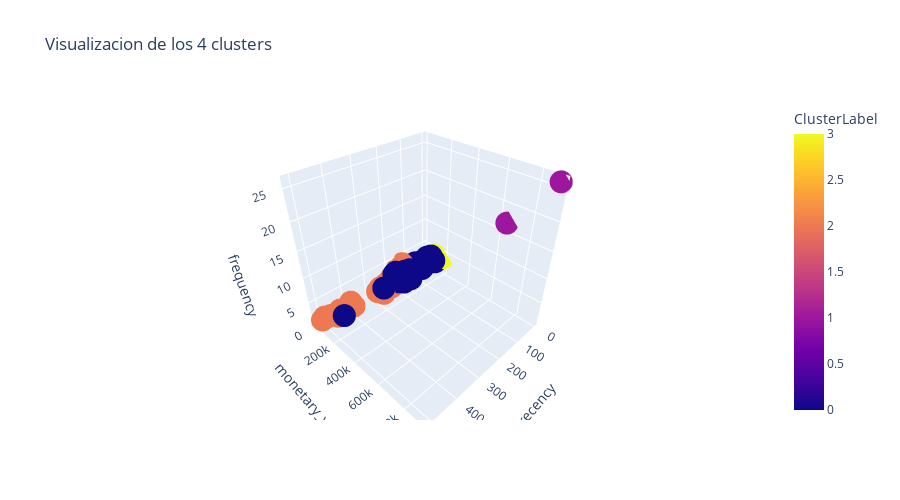

Here is the notebook cell this chart was saved with:
### Markdown cell above
Cluster 0: clientes con baja frecuencia de compras que hace tiempo que no compran (clientes probablemente al borde de provocar churn)
Cluster 1: clientes con alta frecuencia de compras que compraron hace poco (clientes muy buenos)
Cluster 2: clientes con baja frecuencia de compras que hace mucho tiempo que no compran (clientes probablemente perdidos)
Cluster 3: clientes con baja frecuencia de compras que compraron hace poco (clientes nuevos)

### Code cell
fig = px.scatter_3d(
    data_frame=data,
    x = "recency",
    y= "monetary_value",
    z="frequency",
    title = "Visualizacion de los 4 clusters",
    color = "ClusterLabel",
    height=500
)
fig.show()

### Figure 1 — Plotly figure (JSON) as saved in the notebook; plotly's stock layout.template omitted (floating-point values rounded to 4 significant figures)
{"data": [{"hovertemplate": "recency=%{x}<br>monetary_value=%{y}<br>frequency=%{z}<br>ClusterLabel=%{marker.color}<extra></extra>", "legendgroup": "", "marker": {"color": [0, 0, 2, 0, 2, 0, 0, 0, 2, 0, 2, 0, 2, 0, 2, 2, 2, 2, 2, 0, 2, 2, 0, 0, 0, 0, 2, 0, 3, 2, 2, 0, 0, 1, 0, 0, 2, 0, 0, 2, 0, 2, 0, 0, 3, 0, 0, 0, 2, 2, 2, 0, 0, 2, 0, 1, 0, 0, 0, 2, 0, 2, 2, 0, 3, 0, 0, 0, 2, 2, 3, 0, 0, 2, 0, 3, 0, 0, 2, 0, 0, 0, 0, 2, 0, 0, 0, 2, 0, 0, 2, 2], "coloraxis": "coloraxis", "symbol": "circle"}, "mode": "markers", "name": "", "scene": "scene", "showlegend": false, "type": "scatter3d", "x": [196, 65, 265, 84, 188, 23, 184, 119, 233, 55, 180, 208, 259, 208, 113, 439, 389, 222, 230, 192, 258, 461, 132, 98, 212, 197, 466, 47, 2, 401, 496, 91, 189, 1, 90, 27, 179, 26, 39, 222, 271, 238, 22, 193, 1, 198, 76, 146, 231, 509, 210, 83, 48, 229, 145, 3, 195, 196, 182, 284, 209, 264, 414, 121, 2, 31, 63, 201, 285, 142, 15, 456, 90, 477, 184, 3, 180, 146, 393, 147, 59, 40, 40, 228, 112, 140, 54, 275, 208, 194, 489, 212], "y": [157800.0, 70490.0, 94120.0, 154000.0, 24180.0, 64590.0, 201000.0, 59470.0, 64830.0, 93170.0, 26480.0, 116600.0, 34990.0, 85170.0, 9129.0, 49640.0, 36160.0, 75240.0, 67510.0, 77800.0, 57760.0, 87490.0, 81580.0, 149900.0, 120600.0, 94020.0, 69050.0, 145000.0, 122100.0, 70860.0, 36020.0, 173000.0, 78410.0, 912300.0, 98920.0, 101900.0, 57290.0, 83210.0, 115500.0, 100600.0, 111600.0, 54720.0, 142600.0, 97200.0, 180100.0, 164100.0, 78570.0, 74940.0, 103100.0, 48050.0, 33140.0, 52260.0, 80440.0, 85560.0, 109000.0, 654900.0, 74480.0, 83680.0, 197700.0, 79220.0, 131700.0, 57200.0, 67610.0, 104400.0, 74970.0, 74200.0, 135000.0, 138000.0, 74630.0, 33440.0, 149800.0, 142900.0, 134300.0, 50220.0, 82750.0, 151600.0, 88800.0, 114000.0, 79470.0, 120800.0, 83230.0, 160000.0, 120600.0, 100300.0, 111300.0, 104600.0, 118000.0, 117700.0, 88040.0, 75750.0, 46080.0, 78240.0], "z": [3, 3, 2, 4, 3, 3, 5, 3, 2, 3, 3, 4, 1, 4, 2, 2, 2, 2, 2, 3, 2, 2, 3, 4, 3, 3, 2, 5, 4, 2, 2, 5, 3, 26, 3, 3, 3, 3, 4, 2, 3, 2, 3, 3, 4, 4, 3, 3, 2, 2, 2, 3, 3, 2, 3, 17, 3, 3, 4, 2, 3, 2, 2, 3, 3, 3, 5, 3, 2, 4, 4, 3, 3, 2, 3, 4, 3, 3, 2, 4, 3, 4, 4, 2, 3, 3, 3, 2, 3, 4, 2, 2]}], "layout": {"coloraxis": {"colorbar": {"title": {"text": "ClusterLabel"}}, "colorscale": [[0, "#0d0887"], [0.1111, "#46039f"], [0.2222, "#7201a8"], [0.3333, "#9c179e"], [0.4444, "#bd3786"], [0.5556, "#d8576b"], [0.6667, "#ed7953"], [0.7778, "#fb9f3a"], [0.8889, "#fdca26"], [1, "#f0f921"]]}, "height": 500, "legend": {"tracegroupgap": 0}, "scene": {"domain": {"x": [0, 1], "y": [0, 1]}, "xaxis": {"title": {"text": "recency"}}, "yaxis": {"title": {"text": "monetary_value"}}, "zaxis": {"title": {"text": "frequency"}}}, "title": {"text": "Visualizacion de los 4 clusters"}}}
